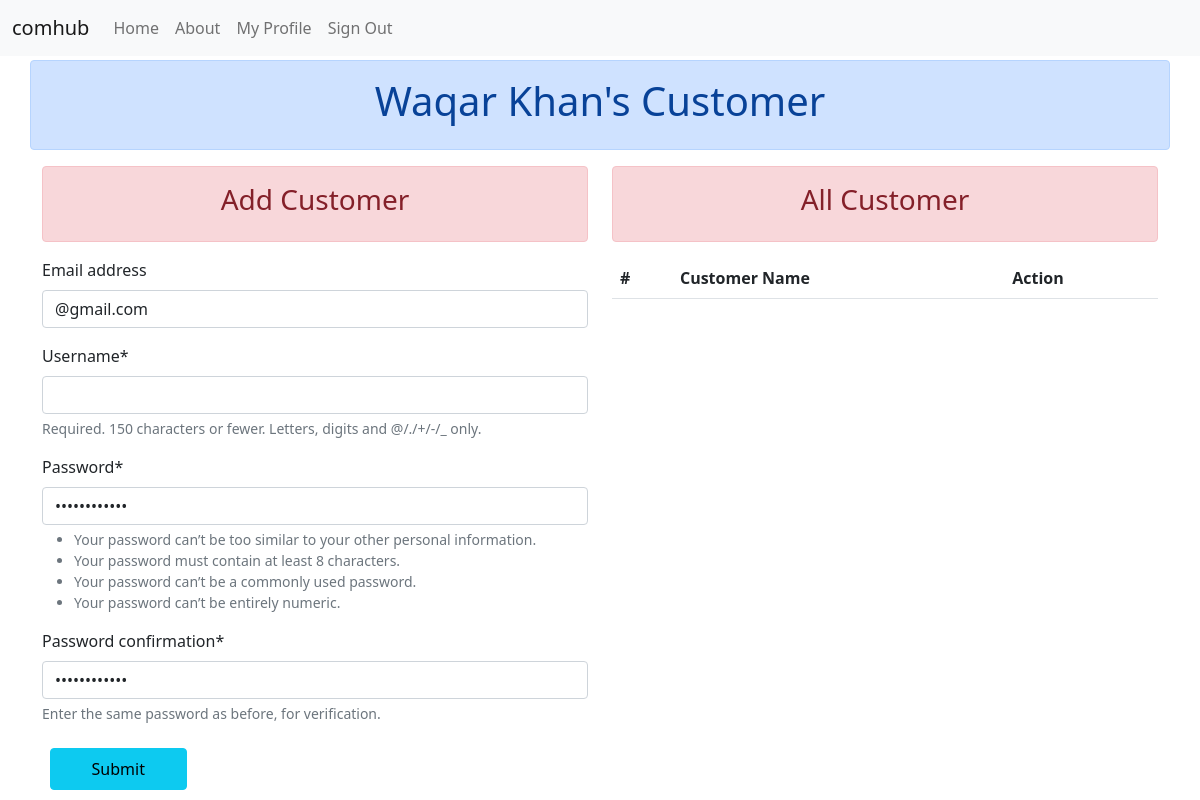
/ (signed in), run on an earlier commit of the app's database.
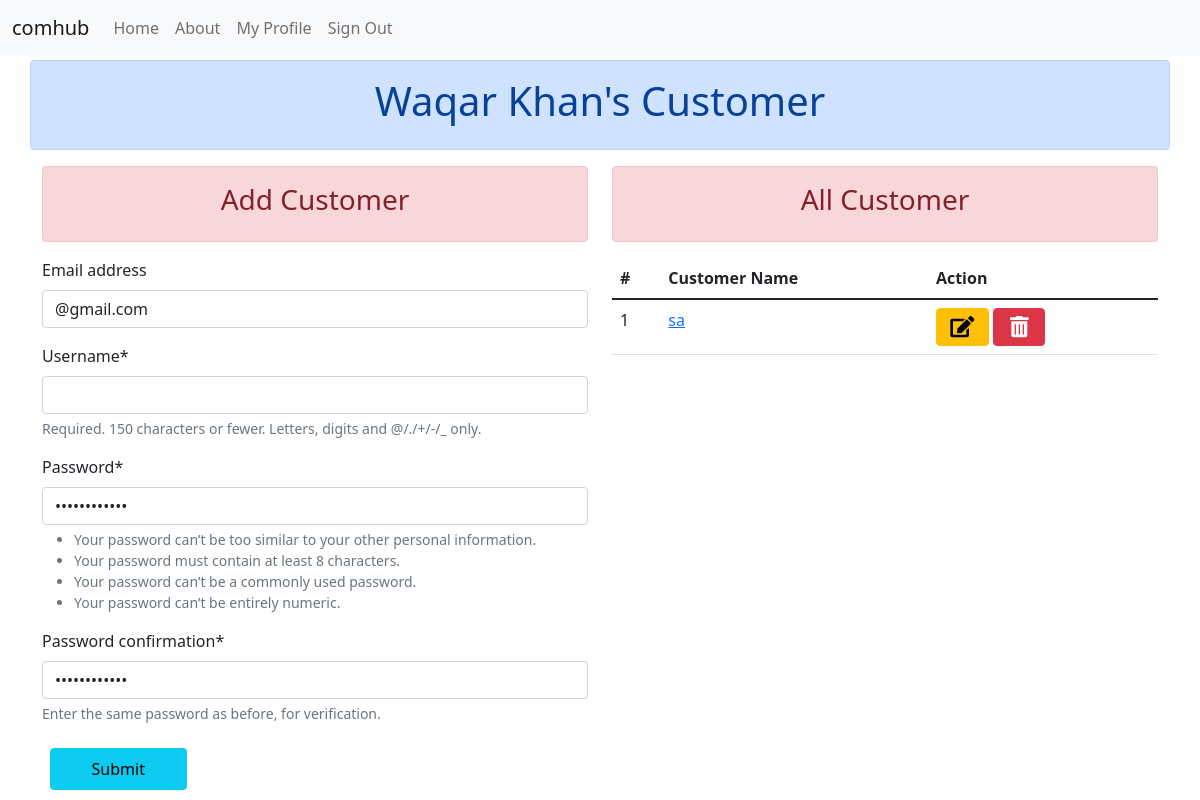
And on a later commit of the database.
### comhub/users/models.py (models this page shows, shortened)
class User(AbstractUser):
    name = CharField(_("Name of User"), blank=True, max_length=255)
    address = TextField(_("Address"), blank=True)
    phone_number = PhoneNumberField(_("User's Phone Number"), blank=True)
    user_type_choices = Choices('Admin','Suplier','Customer',)
    user_type = StatusField(choices_name='user_type_choices')
    customer_of = models.ForeignKey("self", on_delete=models.CASCADE, blank=True, null=True)
    first_name = None  # type: ignore
    last_name = None  # type: ignore

### comhub/file_sharing_app/views.py (the view)
# urls.py: path("", file_sharing_views.home, name="home"),
@login_required
def home(request):
    if request.user.user_type == "Customer":
        return redirect(customer_file_page, username=request.user.username)
    initial = {'email':  '@gmail.com'}
    form = CustomerForm(request.POST or None, initial=initial)
    if form.is_valid():
        customer_object = form.save(commit=False)
        customer_object.user_type = 'Customer'
        customer_object.customer_of = request.user
        customer_object.save()
        form = CustomerForm(initial=initial)
    context = {"form": form}
    return render(request, 'pages/home.html', context)

### comhub/file_sharing_app/forms.py
class CustomerForm(UserCreationForm):
    class Meta:
        model = User
        fields = ('email', 'username')
    def __init__(self, *args, **kwargs):
        super().__init__(*args, **kwargs)
        password = str(uuid.uuid1()).split("-")[-1]
        self.fields['password1'].widget.attrs.update({'value':password})
        self.fields['password2'].widget.attrs.update({'value':password})

### comhub/users/context_processors.py (called while the page is built)
def allauth_settings(request):
    return {
        "ACCOUNT_ALLOW_REGISTRATION": settings.ACCOUNT_ALLOW_REGISTRATION,
    }

### comhub/templates/pages/home.html (shortened to what this page needs)
{% extends "base.html" %}
{% load crispy_forms_tags %}
{% block content %}
<div class="row">
    <div class="col-12 alert alert-primary text-center">
        <h1>
            {{request.user.name|title}}'s Customer
        </h1>
    </div>
    <div class="col-md-6">
        <div class="col-12 alert alert-danger text-center">
            <h3>
                Add Customer
            </h3>
        </div>
        <form action="." method="post">
            {{form|crispy}}
            <button class="btn btn-info m-2 p-2 col-3" type="submit">Submit</button>
        </form>
    </div>
    <div class="col-md-6">
        <div class="col-12 alert alert-danger text-center">
            <h3>
                All Customer
            </h3>
        </div>
        <div class="col-12">
            <table class="table">
                <thead>
                    <tr>
                        <th>#</th>
                        <th>Customer Name</th>
                        <th>Action</th>
                    </tr>
                </thead>
                <tbody>
                    {% for customer in request.user.user_set.all %}
                    <tr>
                        <td scope="row">{{forloop.counter}}</td>
                        <td><a href="{% url 'customer_file_page' customer.username %}">{% if customer.name %}{{customer.name}}{% else %}{{customer.username}}{% endif %}</a></td>
                        <td>
                            <a class="btn btn-warning" href="{% url 'update_user' customer.username %}" role="button"><i class="fas fa-edit  fa-lg fa-fw"></i></a>
                            <a class="btn btn-danger" href="{% url 'users:delete' customer.username %}" role="button"><i class="fas fa-trash-alt fa-lg fa-fw"></i></a>
                        </td>
                    </tr>
                    {% endfor %}
                </tbody>
            </table>
        </div>
    </div>
</div>
{% endblock content %}

What changed in the data, as far as the page shows it:
added User: username "sa"
